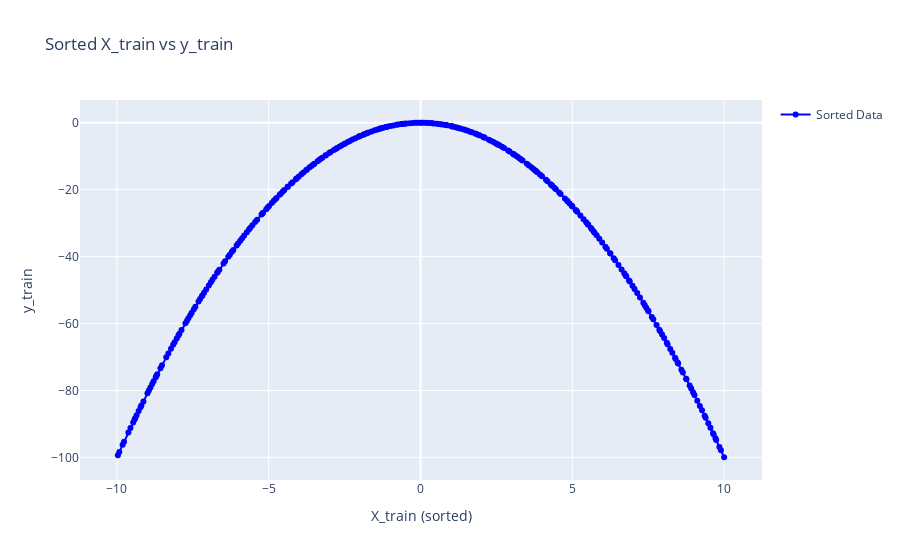

Source (notebook cell):
### Code cell
import torch
import plotly.graph_objects as go

# Assuming X_train and y_train are tensors as shown in the image
X_train_sorted, sorted_indices = torch.sort(X_train, dim=0)
y_train_sorted = y_train[sorted_indices]

# Create a Plotly figure
fig = go.Figure()

# Plot the sorted data
fig.add_trace(go.Scatter(
    x=X_train_sorted.cpu().numpy().flatten(),
    y=y_train_sorted.cpu().numpy().flatten(),
    mode='markers+lines',
    name='Sorted Data',
    line=dict(color='blue'),
    marker=dict(size=6)
))

# Update layout
fig.update_layout(
    title="Sorted X_train vs y_train",
    xaxis_title="X_train (sorted)",
    yaxis_title="y_train",
    showlegend=True
)

# Show the plot
fig.show()

### Figure 1 — Plotly figure (JSON) as saved in the notebook; plotly's stock layout.template omitted (floating-point values rounded to 4 significant figures; data arrays with more than 128 entries replaced by an {"elided": "..."} marker saying what was removed)
{"data": [{"line": {"color": "blue"}, "marker": {"size": 6}, "mode": "markers+lines", "name": "Sorted Data", "type": "scatter", "x": {"elided": "300 float values"}, "y": {"elided": "300 float values"}}], "layout": {"showlegend": true, "title": {"text": "Sorted X_train vs y_train"}, "xaxis": {"title": {"text": "X_train (sorted)"}}, "yaxis": {"title": {"text": "y_train"}}}}
